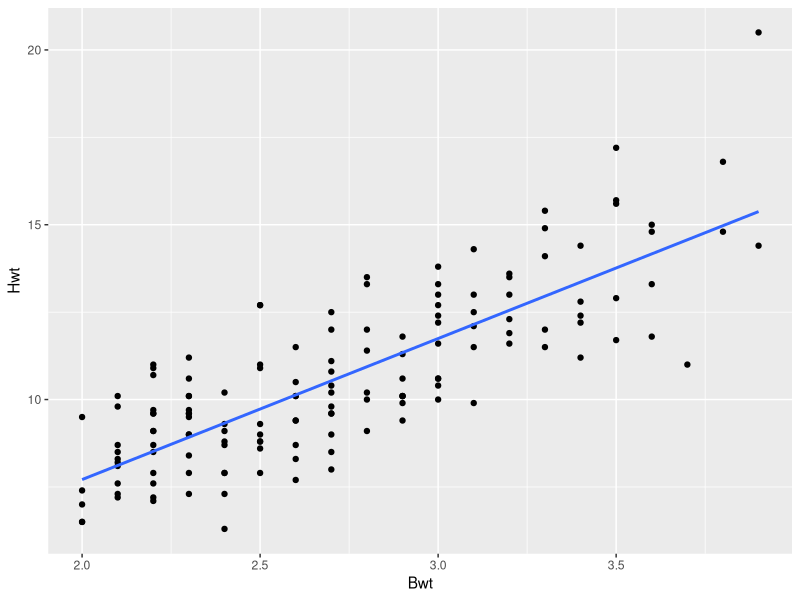
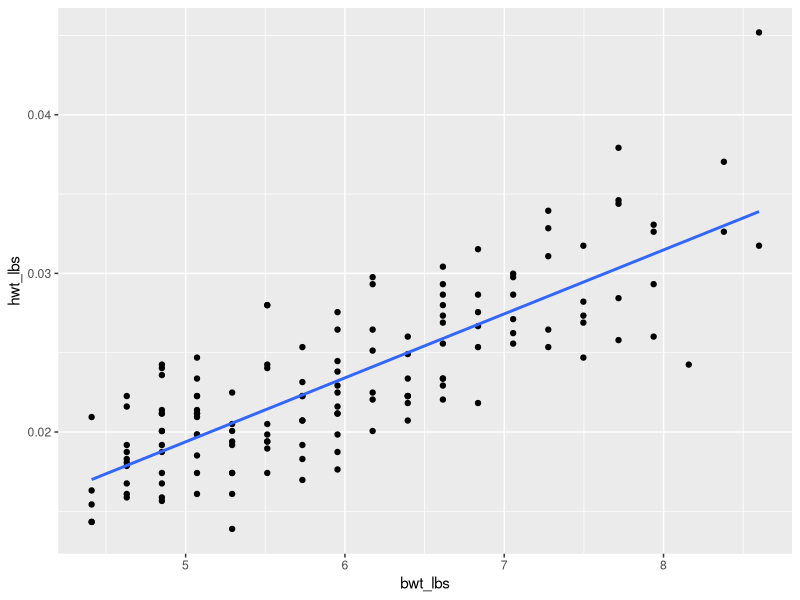
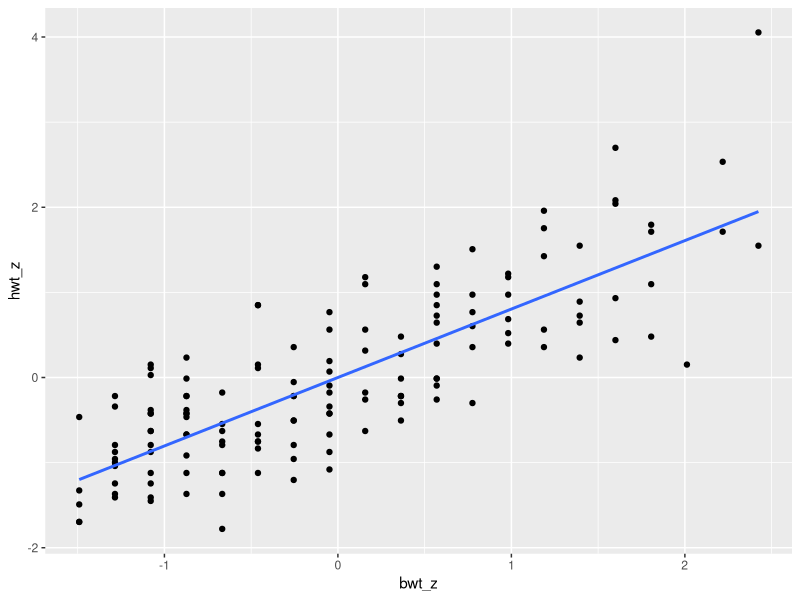

Here is the R script that generated these plots, in order:
## ---- chunk 1
knitr::opts_chunk$set(echo = TRUE)
## ---- chunk 2
library(ggplot2)
library(dplyr)
library(tidyr)
library(MASS)
head(cats)
glimpse(cats)
# select <- dplyr::select # if you want to override the MASS select function with the dplyr one
## ---- chunk 3
cats %>% ggplot( aes(x = Bwt, y = Hwt) ) + geom_point() + geom_smooth(method='lm', se=FALSE)
cov(cats$Bwt, cats$Hwt)
cor(cats$Bwt, cats$Hwt)
## ---- chunk 4
# convert units for part c
cats_imperial <- cats %>%
mutate(bwt_lbs = Bwt * 2.205,
hwt_lbs = Hwt * 0.0022046)

cats_imperial %>% ggplot(aes(x=bwt_lbs, y=hwt_lbs)) + geom_point() + geom_smooth(method='lm', se=FALSE)
cov(cats_imperial$bwt_lbs, cats_imperial$hwt_lbs)
cor(cats_imperial$bwt_lbs, cats_imperial$hwt_lbs)

## ---- chunk 5
cats2 <- cats %>% mutate(bwt_z = (Bwt - mean(cats$Bwt))/sd(cats$Bwt), hwt_z = (Hwt - mean(cats$Hwt))/sd(cats$Hwt) )
cats2 %>% summarize(bwt_mean = mean(bwt_z), bwt_sd = sd(bwt_z), hwt_mean = mean(hwt_z), hwt_sd = sd(hwt_z)) 
cats2 %>% ggplot(aes(x=bwt_z, y=hwt_z)) + geom_point() + geom_smooth(method='lm', se=FALSE) 
#cats2 %>% ggplot(aes(x=bwt_z)) + geom_histogram()
#cats2 %>% ggplot(aes(x=Bwt)) + geom_histogram()
cov(cats2$bwt_z, cats2$hwt_z)              
cor(cats2$bwt_z, cats2$hwt_z)
